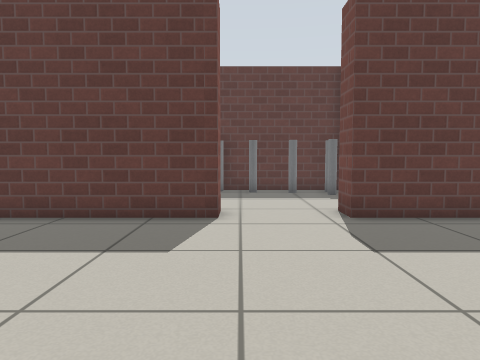
View 1 (above)

16 first-person views from a walk through a Gazebo world. The camera is 0.7 m above the floor, tilts 4° down and sees 70° across. The floor is counted in squares, 0.5 m on a side. Each view is taken from the middle of a square. On the plan, view 1 faces up. The plan holds only what a view shows up to about 15 squares ahead; the rest is blank. Simple patterns stand in for the simulator's built-in surfaces.

View 2
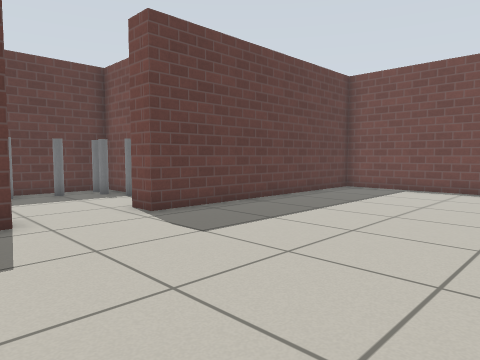

View 3
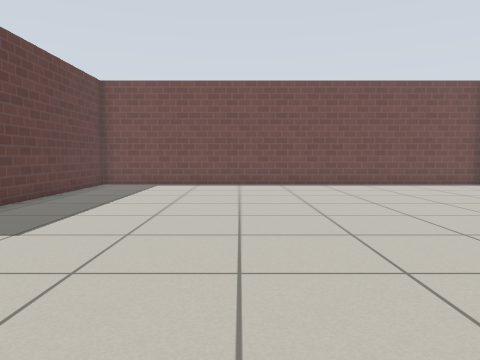

View 4
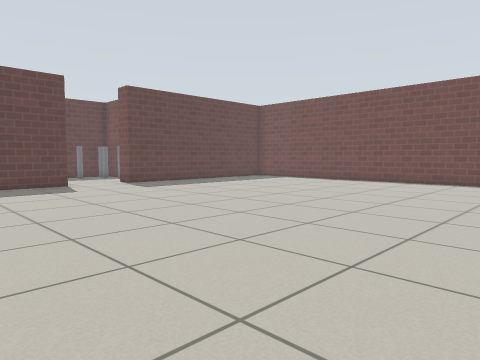

View 5
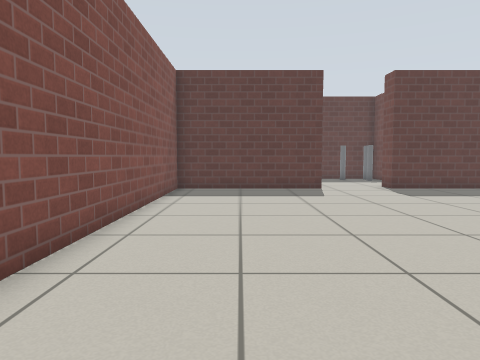

View 6
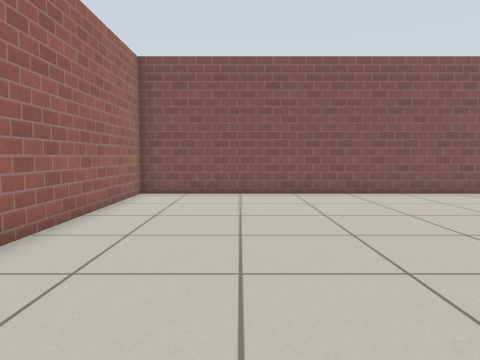

View 7
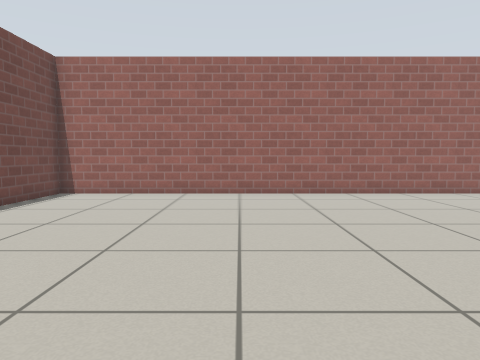

View 8
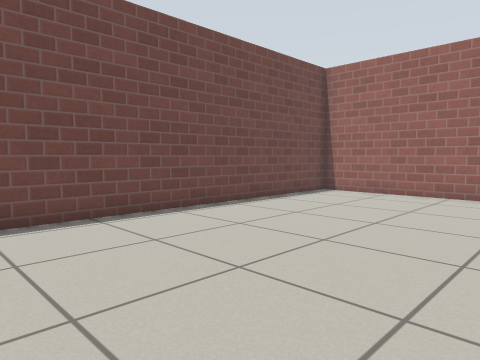

View 9
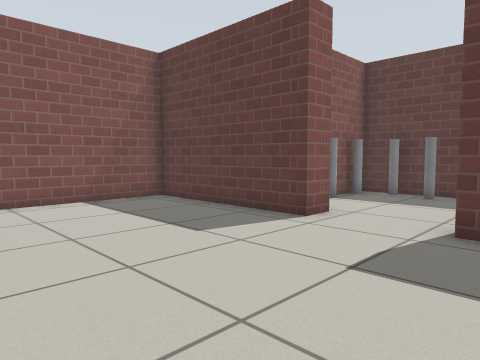

View 10
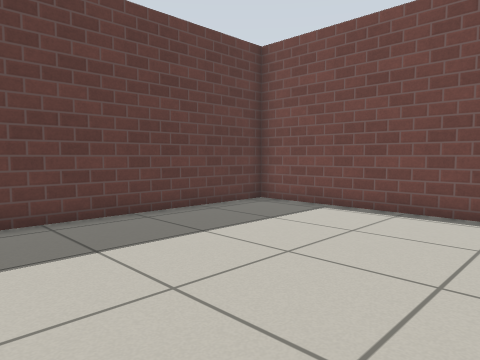

View 11
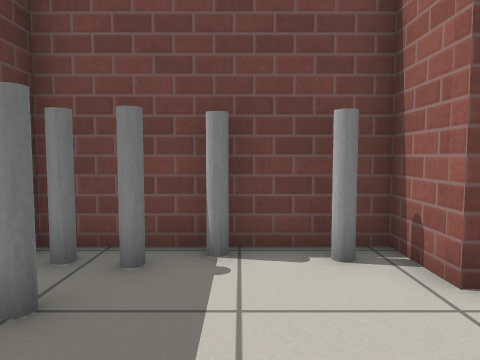

View 12
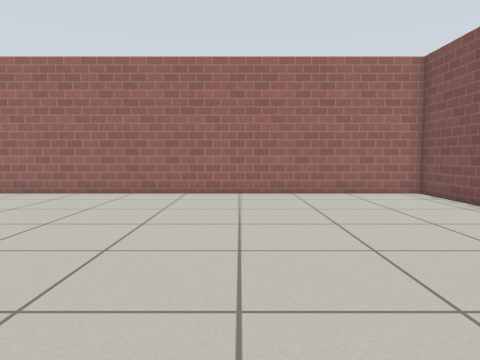

View 13
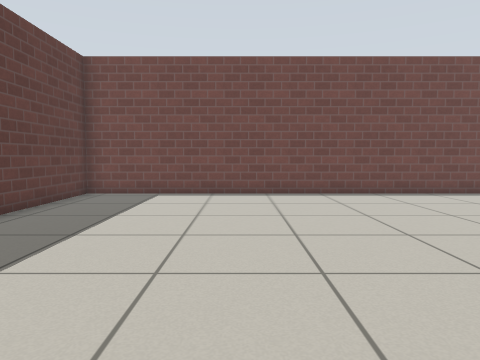

View 14
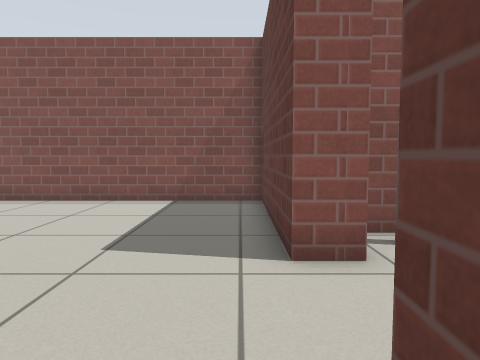

View 15
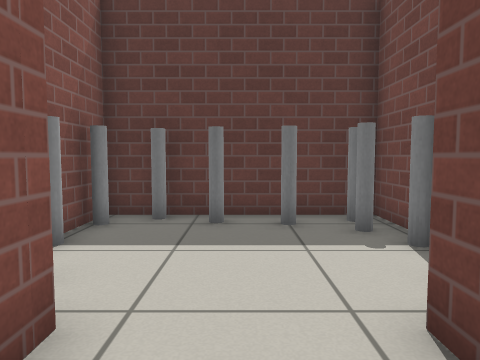

View 16
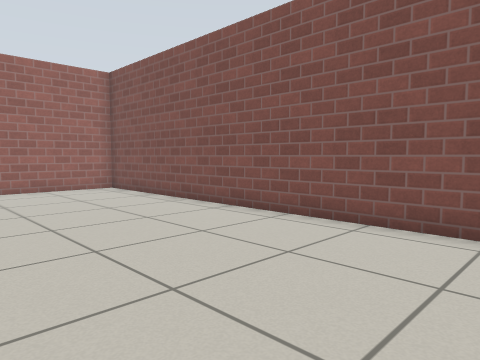

### Floor plan
Points are (right, up) in squares from view 1. A wall is a line through its corners. A room is listed if a view was taken in it or the views show most of it. See-through windows are left out.
Room 1 (views 1, 2, 3, 4, 5, 6, 7, 8, 9, 10, 12, 13, 14, 15, 16)
walls: (-0.5, 7.7) (-6.7, 7.7) (-6.7, -10.7) (12.7, -10.7) (12.7, 7.7) (2.5, 7.7)
ways out: opening at (1, 8) to room 2
Room 2 (view 11)
walls: (-0.5, 8.8) (-0.5, 7.7); (4.2, 11.4) (4.2, 14.1) (-2.2, 14.1); (-2.2, 9.9) (-2.2, 9.2); (-2.2, 12.4) (-2.2, 11.5); (2.5, 7.7) (2.5, 8.7) (4.2, 8.7) (4.2, 9.6)
ways out: opening at (1, 8) to room 1
objects: other object (-1, 10); grey pole (-1, 14); grey pole (0, 13); grey pole (2, 13); grey pole (3, 12); grey pole (3, 13); grey pole (4, 10); grey pole (4, 11)

Positions as (right, up) in squares from view 1, and headings:
1: (0, 0), facing up
2: (-2, 0), facing up-right
3: (-4, 1), facing right
4: (-6, -9), facing up-right
5: (-4, -7), facing up
6: (6, -7), facing left
7: (6, 2), facing down
8: (5, 2), facing down-right
9: (4, 1), facing up-left
10: (4, 0), facing up-right
11: (-1, 11), facing right
12: (0, 2), facing down
13: (0, 2), facing right
14: (4, 7), facing left
15: (1, 6), facing up
16: (0, 4), facing down-left
